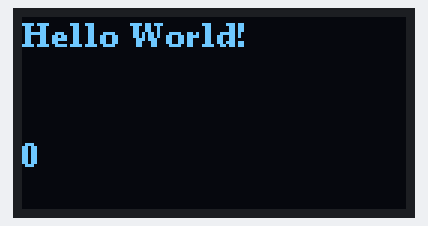
Simulated run of this sketch. Board: Arduino Zero (SAMD21). On the bench: 128×64 one-colour display.

Above: at 0.1 s.
At 14.3 s:
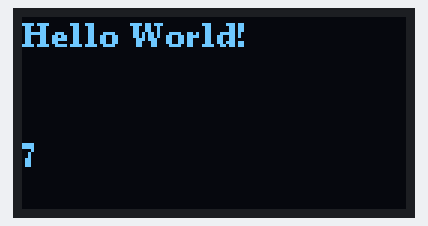
At 22.4 s:
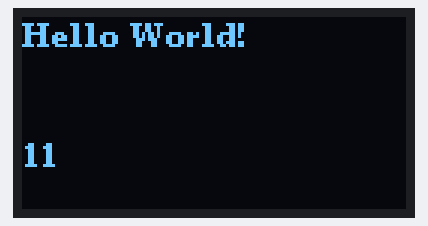
At 28.5 s:
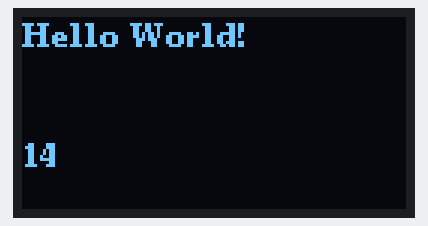
At 36.6 s:
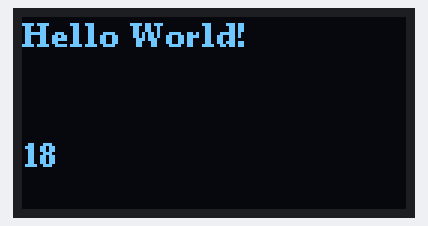

Measured:
- what the display in image 1 shows lasts 2.1 s, from 14.2 s to 16.3 s

The sketch:

oled_i2c_screen_example.ino
```cpp
/**
 */


#include <U8g2lib.h>
#include <Wire.h>

#if defined(ARDUINO_ARCH_AVR)
    #define debug  Serial

#elif defined(ARDUINO_ARCH_SAMD) ||  defined(ARDUINO_ARCH_SAM)
    #define debug  SerialUSB
#else
    #define debug  Serial
#endif

constexpr const unsigned long SERIAL_BAUD_RATE = 115200;
constexpr const unsigned long SHOW_TIME_DELAY_MS = 2000;

U8G2_SSD1306_128X64_NONAME_F_HW_I2C u8g2(U8G2_R0, /* reset=*/ U8X8_PIN_NONE);

void setup() {
    debug.begin(SERIAL_BAUD_RATE);
    u8g2.begin();
}

int COUNTER = 0;

void loop() {
    u8g2.clearBuffer();                  // clear the internal memory
    u8g2.setFont(u8g2_font_ncenB08_tr);  // choose a suitable font
    u8g2.drawStr(0, 10, "Hello World!"); // write something to the internal memory
    u8g2.setCursor(0,50);
    u8g2.print(COUNTER);
    u8g2.sendBuffer();
    COUNTER++;
    delay(SHOW_TIME_DELAY_MS);
}
```
